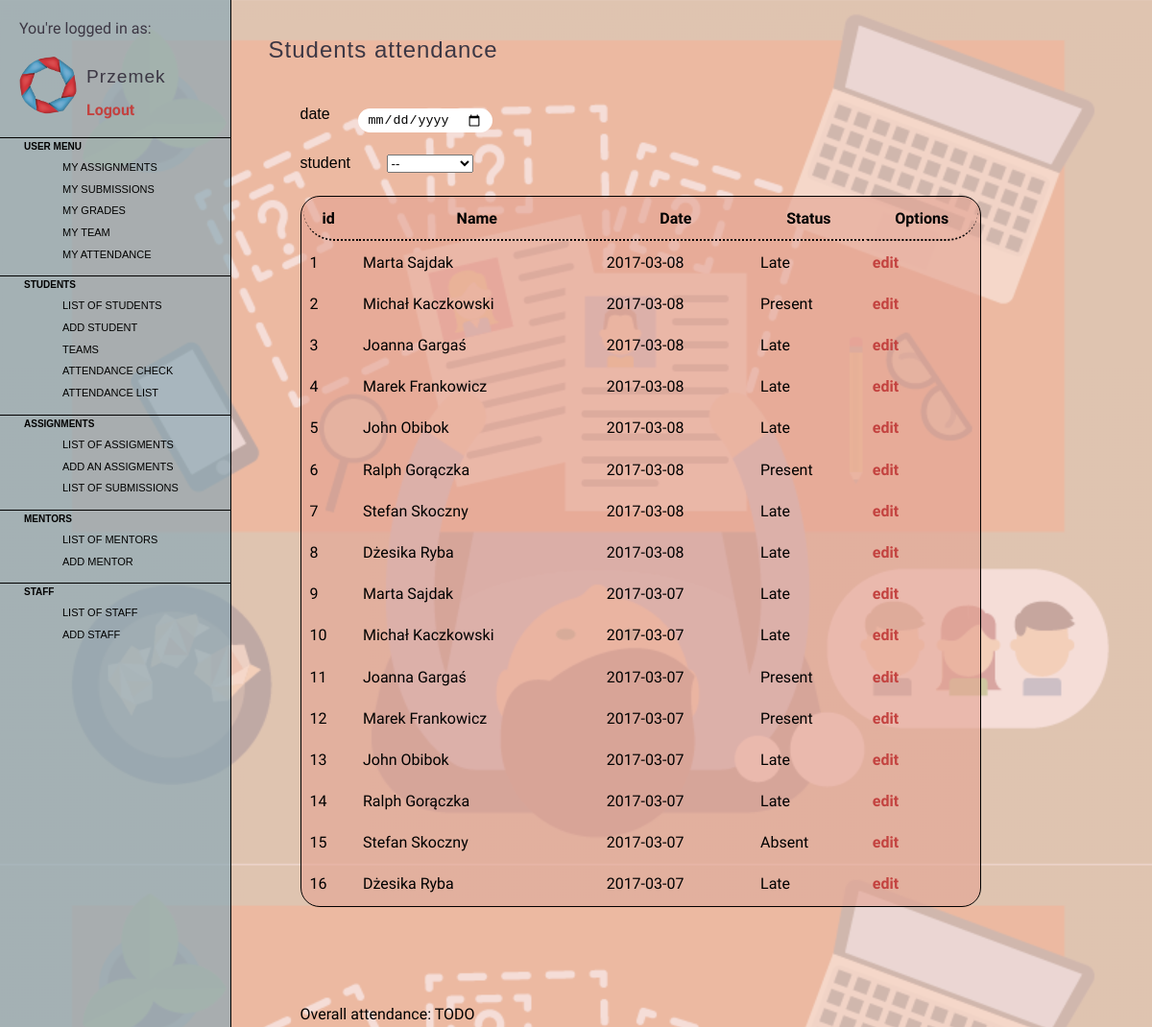
Screenshot of /attendances with the database file from the repository.
### tables this page shows
CREATE TABLE "attendances" (
	`attendance_id`	INTEGER PRIMARY KEY AUTOINCREMENT,
	`user_id`	INTEGER NOT NULL,
	`date`	REAL NOT NULL,
	`status`	NUMERIC NOT NULL
);

CREATE TABLE "users" (
	`user_id`	INTEGER PRIMARY KEY AUTOINCREMENT,
	`name`	TEXT NOT NULL,
	`mail`	TEXT,
	`password`	CHAR(20) NOT NULL,
	`role`	TEXT NOT NULL
);

### controllers/attendances_ctrl.py (the view)
@attendances_ctrl.route("/attendances", methods=['GET', 'POST'])
def attendances():
    chosen_date = request.args.get('date', None)
    chosen_student = request.args.get('student', None)
    student_list = User.get_user_list_by_role('student')
    name_id_dict = {}  # create dict with pairs: student name - student id to retrieve student it from select form
    for stu in student_list:
        if stu.get_name not in name_id_dict.keys():
            name_id_dict[stu.get_name()] = stu.get_id()
        else:
            name_id_dict[stu.get_name()] += stu.get_id()
    names_list = []  # create names list to view sorted names list in select form
    for name in name_id_dict.keys():
        names_list.append(name.split(' '))
    names_list.sort(key=lambda x: (x[1]).lower())  # sort by surname
    sorted_name_list = list(map(lambda x: " ".join(x), names_list))  # join [name, surname] list to one string
    if chosen_date:  # show by date
        attendances_list = Attendance.get_attendance_list_by_date(chosen_date)
    elif chosen_student and chosen_student != 'all':  # show by chosen student
        attendances_list = Attendance.get_attendance_list_by_student_id(name_id_dict[chosen_student])
    else:  # show all
        attendances_list = Attendance.get_attendance_list()
    return render_template('attendance_list.html', attendances_list=attendances_list,
                           chosen_date=chosen_date, names=sorted_name_list)

### db_controller.py (called while the page is built)
    @classmethod
    def connect(cls):
        return sqlite3.connect('data/ccms.db')

    @classmethod
    def read_user_record_by_user_id(cls, user_id):
        conn = cls.connect()
        cursor = conn.cursor()
        query = "SELECT * FROM `users` WHERE `user_id` = ?;"
        cursor.execute(query, (user_id,))
        user = cursor.fetchall()
        conn.close()
        return user

    @classmethod
    def read_user_record_list_by_role(cls, role):
        conn = cls.connect()
        cursor = conn.cursor()
        query = "SELECT * FROM `users` WHERE `role` = ?;"
        cursor.execute(query, (role,))
        user_list = cursor.fetchall()
        conn.close()
        return user_list

    @classmethod
    def read_attendance_record_list(cls):
        conn = cls.connect()
        cursor = conn.cursor()
        query = "SELECT * FROM `attendances`;"
        cursor.execute(query)
        attendance_list = cursor.fetchall()
        conn.close()
        return attendance_list

### main.py (called while the page is built)
@app.teardown_appcontext
def close_connection(exception):
    db = getattr(g, '_database', None)
    if db is not None:
        db.close()

### models/attendances.py (called while the page is built)
    @classmethod
    def get_attendance_list(cls):
        return cls.create_attendance_list()

    @classmethod
    def create_attendance_list(cls):
        attendance_data = DB.read_attendance_record_list()
        return [Attendance(*attendance) for attendance in attendance_data]

    def get_id(self):
        return self.id

    def get_student(self):
        return self.student

    def get_date(self):
        return self.date

    def get_status(self):
        return self.status

### models/users.py (called while the page is built)
    @classmethod
    def get_user_by_id(cls, user_id):
        return cls.create_user(user_id)

    @classmethod
    def get_user_list_by_role(cls, role):
        return cls.create_user_list_by_role(role)

    @classmethod
    def create_user(cls, user_id):
        pairs = {"student": Student, "mentor": Mentor, "staff": Staff, "boss": Boss}
        args = DB.read_user_record_by_user_id(user_id)
        return pairs[args[0][-1]](*args[0][:-1])

    @classmethod
    def create_user_list_by_role(cls, role):
        user_list = []
        users_data = DB.read_user_record_list_by_role(role)
        pairs = {"student": Student, "mentor": Mentor, "staff": Staff, "boss": Boss}
        for user in users_data:
            user_list.append(pairs[user[-1]](*user[:-1]))
        return user_list

    def get_name(self):
        return self.name

    def get_id(self):
        return self.id

### templates/attendance_list.html (shortened to what this page needs)
{% extends "layout.html" %}
{% block page_name_h1 %}Students attendance{% endblock %}
{% block content %}
        <div class="content">
        <form action method="GET">
        <span id="date-style"><label>date</label><input type="date" name="date" placeholder="Date"
                                   onchange="this.form.submit()" {{ "value={}".format(chosen_date) if chosen_date }} >
        </span>
        </form>
        <form action method="GET">
        <span id="select_student"><label>student</label><select name="student" onchange="this.form.submit()">
                        <option>--</option>
                                </select></span>
        </form>
            <table>
                <thead>
                    <tr>
                    <th>id</th><th>Name</th><th>Date</th><th>Status</th><th>Options</th>
                    </tr>
                </thead>
                <tbody>
                {% for item in attendances_list %}
                <tr>
                    <td>{{ attendances_list.index(item) + 1 }}</td><td>{{ item.get_student().get_name() }}</td><td>{{ item.get_date()}}</td>
                    <td>{{ "Present" if item.get_status() == 1 }} {{ "Late" if item.get_status() == 0.8 }}
                    {{ "Absent" if item.get_status() == 0 }} </td>
                <td><a href="{{ url_for('attendances_ctrl.attendance_edit', att_id=item.get_id()) }}">edit</a></td>
                </tr>
                {% endfor %}
                </tbody>
            </table>
        <br>
        <span id="overall_attendance">Overall attendance: TODO</span>
    </div>
{% endblock %}

### static/css/style.css (style rules this page uses)
html, body { height: 100%; }
body { font: 100% "Nunito Sans", sans-serif; line-height: 1.7; margin: 0; padding: 0; min-width: 470px; width: 100%; }
body::after { content: ""; background-image: url("/static/images/background.png"); background-size: 100%; position: fixed; z-index: -1; opacity: 0.3; top: 0; left: 0; bottom: 0; right: 0; height: 100%; }
a:link, a:visited, a:active, a:hover { font-weight: bold; text-decoration: none; color: #C3423F; }
.content { padding: 0 10% 0 4%; margin-bottom: 10%; }
#date-style { display: flex; margin-bottom: 10px; }
#date-style label { padding-left:0; width: 50px; height: 20px; font-weight: 100; font-family: Helvetica, serif; }
#date-style input { margin-left: 10px; width: 140px; border-radius: 25px; border-width: 0; }
#select_student label, select { padding-left: 0px; width: 90px; font-weight: 100; font-family: Helvetica, serif; }
label, input, textarea { float: left; clear: left; width: 15em; padding-left: 100px; }
input, textarea { width: 50%; padding: 4px 10px; margin: 8px 80px; box-sizing: border-box; }
table { background-color: rgba(228, 163, 148, 0.62); width: 100%; border: 1px solid black; border-radius: 20px; margin: 3% 0 10% 0; }
table th { border-bottom: 1px dotted black; }
table th:first-of-type { border-bottom-left-radius: 2em; }
table th:last-of-type { border-bottom-right-radius: 2em; }
table td, table th { padding: 7px; }
table td { border-width: 1px; }
table thead th { border-width: 1px 1px 2px 1px; }
table tbody td:first-child, table thead th:first-child { border-right-width: 2px; }

### rows the page displays
attendances: attendances_list.index(item)+1 "1", get_student "Marta Sajdak", get_date "2017-03-08", status "Late"
attendances: attendances_list.index(item)+1 "2", get_student "Michał Kaczkowski", get_date "2017-03-08", value "Present"
attendances: attendances_list.index(item)+1 "3", get_student "Joanna Gargaś", get_date "2017-03-08", status "Late"
attendances: attendances_list.index(item)+1 "4", get_student "Marek Frankowicz", get_date "2017-03-08", status "Late"
attendances: attendances_list "5", get_student "John Obibok", get_date "2017-03-08", status "Late"
attendances: attendances_list "6", get_student "Ralph Gorączka", get_date "2017-03-08", value "Present"
attendances: attendances_list "7", get_student "Stefan Skoczny", get_date "2017-03-08", status "Late"
attendances: attendances_list "8", get_student "Dżesika Ryba", get_date "2017-03-08", status "Late"
attendances: attendances_list "9", get_student "Marta Sajdak", get_date "2017-03-07", status "Late"
attendances: attendances_list "10", get_student "Michał Kaczkowski", get_date "2017-03-07", status "Late"
attendances: attendances_list "11", get_student "Joanna Gargaś", get_date "2017-03-07", value "Present"
attendances: attendances_list "12", get_student "Marek Frankowicz", get_date "2017-03-07", value "Present"
attendances: attendances_list "13", get_student "John Obibok", get_date "2017-03-07", status "Late"
attendances: attendances_list "14", get_student "Ralph Gorączka", get_date "2017-03-07", status "Late"
attendances: attendances_list "15", get_student "Stefan Skoczny", get_date "2017-03-07", value "Absent"
attendances: attendances_list "16", get_student "Dżesika Ryba", get_date "2017-03-07", status "Late"
